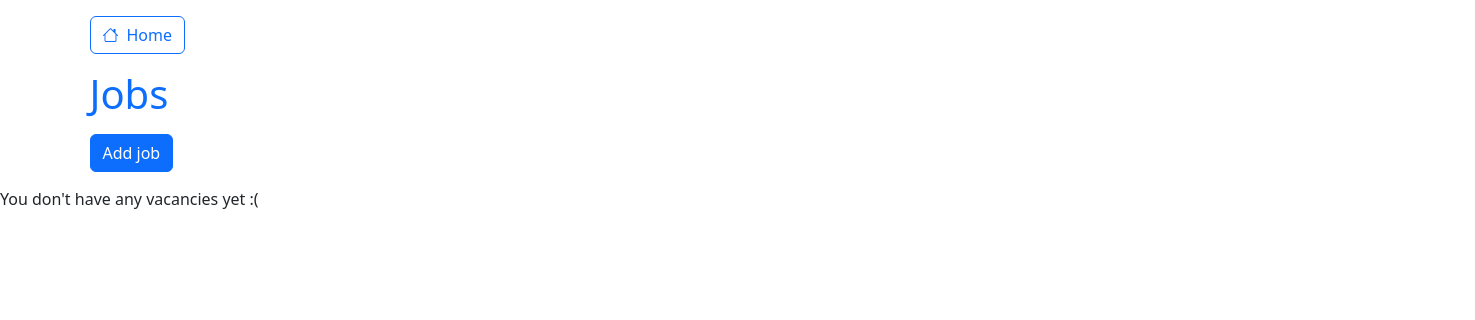
Page /companies/jobs/index.php (signed in) on the earlier database version.
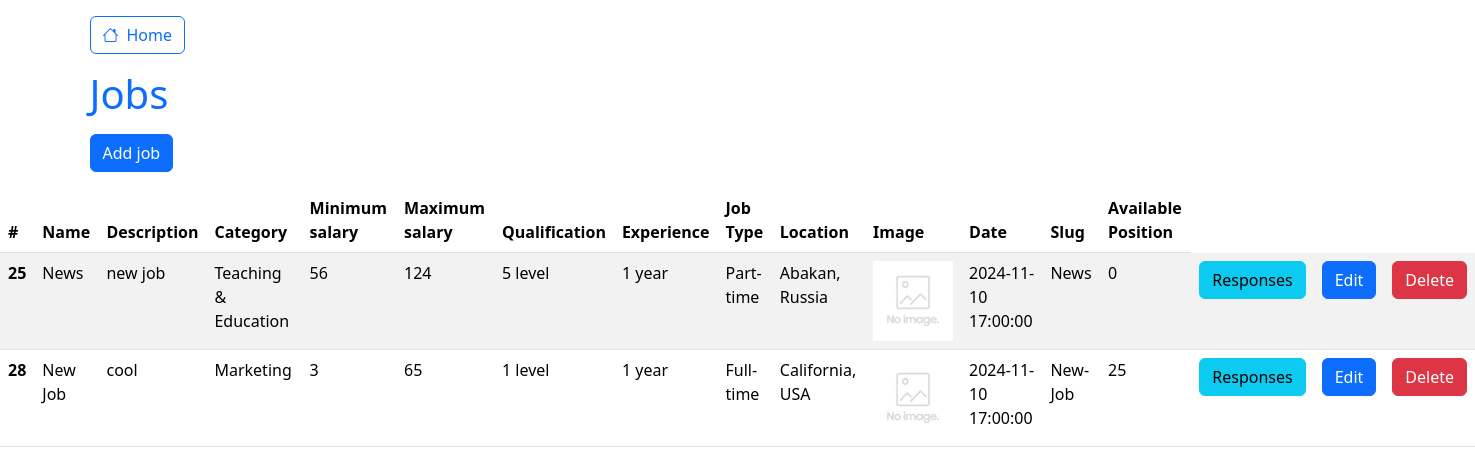
Same page on the later database version.
### tables this page shows
CREATE TABLE `jobs` (
  `id` int NOT NULL,
  `name` varchar(255) NOT NULL,
  `description` text NOT NULL,
  `category_id` int NOT NULL,
  `min_salary` int NOT NULL,
  `max_salary` int NOT NULL,
  `qualification_id` int NOT NULL,
  `experience_id` int NOT NULL,
  `job_type_id` int NOT NULL,
  `location_id` int NOT NULL,
  `image` varchar(255) DEFAULT NULL,
  `date` timestamp NOT NULL DEFAULT CURRENT_TIMESTAMP,
  `slug` varchar(255) NOT NULL,
  `company_id` int NOT NULL,
  `available_position` int UNSIGNED NOT NULL DEFAULT '0'
);

CREATE TABLE `categories` (
  `id` int NOT NULL,
  `name` varchar(255) NOT NULL,
  `is_popular` tinyint(1) NOT NULL DEFAULT '0'
);

CREATE TABLE `qualifications` (
  `id` int NOT NULL,
  `level` int NOT NULL
);

CREATE TABLE `experiences` (
  `id` int NOT NULL,
  `name` varchar(255) NOT NULL
);

CREATE TABLE `job_types` (
  `id` int NOT NULL,
  `name` varchar(255) NOT NULL
);

CREATE TABLE `locations` (
  `id` int NOT NULL,
  `name` varchar(255) NOT NULL
);

### companies/jobs/index.php (the view, shortened to what this page needs)
<?php
$pdo = require_once $_SERVER['DOCUMENT_ROOT'] . '/db.php';
$jobs = $pdo->query("SELECT jobs.*, categories.name AS category, qualifications.level AS qualification, experiences.name AS experience,
job_types.name AS job_type, locations.name AS location
FROM jobs
JOIN categories ON jobs.category_id = categories.id
JOIN qualifications ON jobs.qualification_id = qualifications.id
JOIN experiences ON jobs.experience_id = experiences.id
JOIN job_types ON jobs.job_type_id = job_types.id
JOIN locations ON jobs.location_id = locations.id
WHERE company_id = {$_SESSION['company_id']}")->fetchAll();
include $_SERVER['DOCUMENT_ROOT'] . '/layouts/header_bootstrap.php';
?>
    <div class="container mt-3">
        <a href="/" class="btn btn-outline-primary"><i class="bi bi-house me-2"></i>Home</a>
        <h1 class="text-primary my-3">Jobs</h1>
        <a href="/companies/jobs/create.php" class="btn btn-primary">Add job</a>
    </div>
<?php if ($jobs): ?>
    <table class="table table-striped mt-3">
        <thead>
        <tr>
            <th scope="col">#</th>
            <th scope="col">Name</th>
            <th scope="col">Description</th>
            <th scope="col">Category</th>
            <th scope="col">Minimum salary</th>
            <th scope="col">Maximum salary</th>
            <th scope="col">Qualification</th>
            <th scope="col">Experience</th>
            <th scope="col">Job Type</th>
            <th scope="col">Location</th>
            <th scope="col">Image</th>
            <th scope="col">Date</th>
            <th scope="col">Slug</th>
            <th scope="col">Available Position</th>
        </tr>
        </thead>
        <tbody>
        <?php foreach ($jobs as $job): ?>
            <tr>
                <th scope="row"><?= $job['id'] ?></th>
                <td><?= $job['name'] ?></td>
                <td><?= $job['description'] ?></td>
                <td><?= $job['category'] ?></td>
                <td><?= $job['min_salary'] ?></td>
                <td><?= $job['max_salary'] ?></td>
                <td><?= $job['qualification'] ?> level</td>
                <td><?= $job['experience'] ?></td>
                <td><?= $job['job_type'] ?></td>
                <td><?= $job['location'] ?></td>
                <td><img src="<?= $job['image'] ?? '/img/no_image.jpg' ?>" alt="" width="80"></td>
                <td><?= $job['date'] ?></td>
                <td><?= $job['slug'] ?></td>
                <td><?= $job['available_position'] ?></td>
                <td><a href="/companies/jobs/responses/?id=<?= $job['id'] ?>" class="btn btn-info">Responses</a></td>
                <td><a href="/companies/jobs/edit.php?id=<?= $job['id'] ?>" class="btn btn-primary">Edit</a></td>
                <td><a href="/companies/jobs/actions/delete.php?id=<?= $job['id'] ?>" class="btn btn-danger">Delete</a>
                </td>
            </tr>
        <?php endforeach; ?>
        </tbody>
    </table>
<?php else: ?>
    <p style="margin-top: 15px;">You don't have any vacancies yet :(</p>
<?php endif; ?>
<?php
include $_SERVER['DOCUMENT_ROOT'] . '/layouts/footer_bootstrap.php';
?>

Differences in the rows shown:
now on this page (row edited): jobs: id "25", name "News", description "new job", category.name "Teaching & Education", min_salary "56", max_salary "124", qualification.level "5", experience.name "1 year", job_type.name "Part-time", location.name "Abakan, Russia", date "2024-11-10 17:00:00", slug "News", available_position "0"
now on this page (row edited): jobs: id "28", name "New Job", description "cool", category.name "Marketing", min_salary "3", max_salary "65", qualification.level "1", experience.name "1 year", job_type.name "Full-time", location.name "California, USA", date "2024-11-10 17:00:00", slug "New-Job", available_position "25"
Other differences:
text no longer shown: "You don't have any vacancies yet :("
text now shown: "# Name Description Category Minimum salary Maximum salary Qualification Experience Job Type Location Image Date Slug Available Position"
